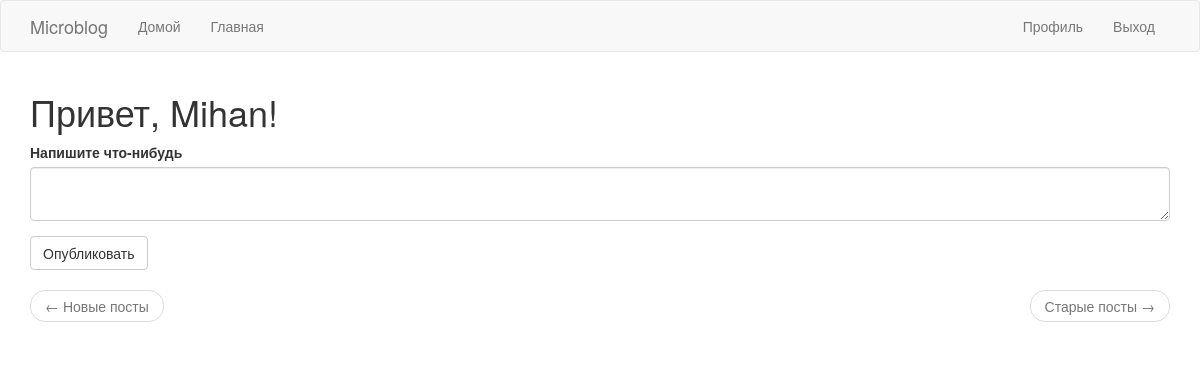
The app's page /index (signed in), older data.
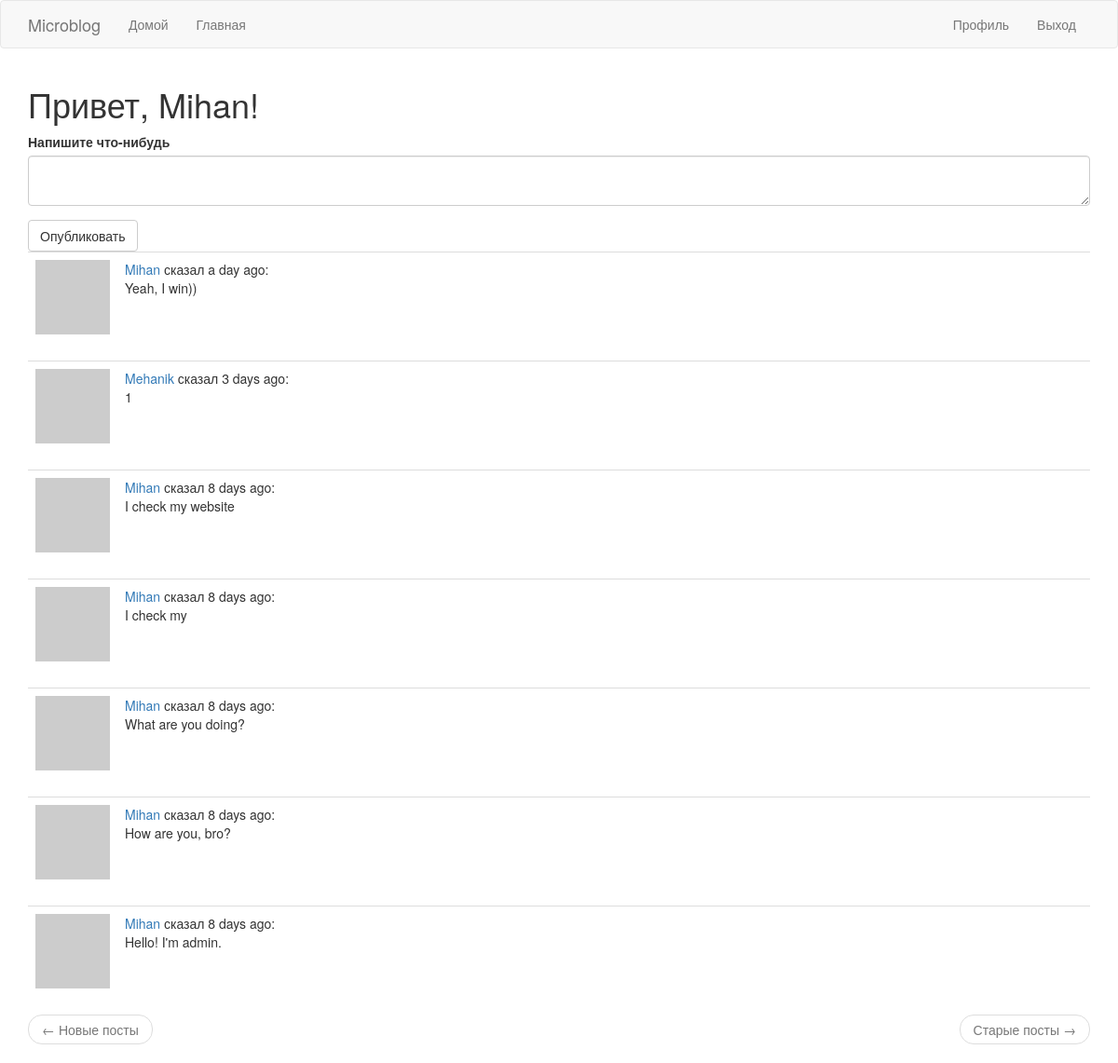
The same page, newer data.
### app/models.py (models this page shows, shortened)
class User(UserMixin, db.Model):  # таблица пользователей в БД
    id = db.Column(db.Integer, primary_key=True)
    username = db.Column(db.String(64), index=True, unique=True)
    email = db.Column(db.String(120), index=True, unique=True)
    password_hash = db.Column(db.String(128))
    posts = db.relationship('Post', backref='author', lazy='dynamic')
    about_me = db.Column(db.String(140))
    last_seen = db.Column(db.DateTime, default=datetime.utcnow)
    followed = db.relationship(
        'User', secondary=followers,  # secondary - таблица конфигураций
        primaryjoin=(followers.c.follower_id == id),  # условие связывающее с левой стороны(follower)
        secondaryjoin=(followers.c.followed_id == id),  # условие связывающее с правой стороны(followed)
        backref=db.backref('followers', lazy='dynamic'), lazy='dynamic'
    )
    def avatar(self, size):  # изображение аватара
        digest = md5(self.email.lower().encode(
            'utf-8')).hexdigest()  # конвертирование почты в нижний регистр, далее в 16-ю строку
        return 'https://www.gravatar.com/avatar/{}?d=identicon&s={}'.format(digest, size)
    def followed_posts(self):  # единый запрос БД
        followed = Post.query.join(  # объединение в таблицу ассоциаций подписчиков
            followers, (followers.c.followed_id == Post.user_id)).filter(
            followers.c.follower_id == self.id)  # фильтрация, чтобы вывести только тех за кем следит пользователь
        own = Post.query.filter_by(user_id=self.id)  # вывод своих постов
        return followed.union(own).order_by(
            Post.timestamp.desc())  # объединение 'followed' и 'own', а после сортировка по времени публикации

class Post(db.Model):  # таблица постов в БД
    id = db.Column(db.Integer, primary_key=True)
    body = db.Column(db.String(140))
    timestamp = db.Column(db.DateTime, index=True, default=datetime.utcnow)
    user_id = db.Column(db.Integer, db.ForeignKey('user.id'))

### app/main/routes.py (the view)
@bp.route('/', methods=['GET', 'POST'])
@bp.route('/index', methods=['GET', 'POST'])  # Отлавливание главной страницы
@login_required  # Функция защиты просмотра от незарегистрированнных пользователей
def index():  # логика главной страницы
    form = PostForm()  # создание формы публикации постов
    if form.validate_on_submit():  # проверка формы на пустоту и загрузка в БД
        post = Post(body=form.post.data, author=current_user)
        db.session.add(post)
        db.session.commit()
        flash('Ваш пост опубликован')
        return redirect(url_for('main.index'))
    page = request.args.get('page', 1, type=int)  # нумерация страниц
    posts = current_user.followed_posts().paginate(page, current_app.config['POSTS_PER_PAGE'],
                                                   False)  # отображение постов только от отслеживаемых
    next_url = url_for('main.index', page=posts.next_num) \
        if posts.has_next else None
    prev_url = url_for('main.index', page=posts.prev_num) \
        if posts.has_prev else None
    return render_template('index.html', title='Home Page', form=form, posts=posts.items, next_url=next_url,
                           prev_url=prev_url)

### app/main/forms.py
class PostForm(FlaskForm):  # форма для ввода нового сообщения
    post = TextAreaField('Напишите что-нибудь', validators=[DataRequired(), Length(min=1, max=140)])
    submit = SubmitField('Опубликовать')

### app/main/routes.py (called while the page is built)
@bp.before_request  # последняя активность пользователя
def before_request():  # логика последней активности пользователя
    if current_user.is_authenticated:  # проверка на авторизацию
        current_user.last_seen = datetime.utcnow()
        db.session.commit()

### app/models.py (called while the page is built)
@login.user_loader  # регистрирование пользовательского загрузчика
def load_user(id):
    return User.query.get(int(id))

### app/templates/index.html
{% extends "base.html" %}
{% import 'bootstrap/wtf.html' as wtf %}
{% block app_content %}
    <h1>Привет, {{ current_user.username }}!</h1>
    {% if form %}
    {{ wtf.quick_form(form) }}
    {% endif %}
    {% for post in posts %}
        {% include '_post.html' %}
    {% endfor %}
    <nav aria-label="...">
        <ul class="pager">
            <li class="previous{% if not prev_url %} disabled{% endif %}">
                <a href="{{ prev_url or '#' }}">
                    <span aria-hidden="true">&larr;</span> Новые посты
                </a>
            </li>
            <li class="next{% if not next_url %} disabled{% endif %}">
                <a href="{{ next_url or '#' }}">
                    Старые посты <span aria-hidden="true">&rarr;</span>
                </a>
            </li>
        </ul>
    </nav>
{% endblock %}

### app/templates/base.html (shortened to what this page needs)
{% extends 'bootstrap/base.html' %}
{% block navbar %}
    <nav class="navbar navbar-default">
        <div class="container">
            <div class="navbar-header">
                <a class="navbar-brand" href="{{ url_for('main.index') }}">Microblog</a>
            </div>
            <div class="collapse navbar-collapse" id="bs-example-navbar-collapse-1">
                <ul class="nav navbar-nav">
                    <li><a href="{{ url_for('main.index') }}">Домой</a></li>
                    <li><a href="{{ url_for('main.explore') }}">Главная</a></li>
                </ul>
                <ul class="nav navbar-nav navbar-right">
                    {% if current_user.is_anonymous %}
                    <li><a href="{{ url_for('auth.login') }}">Вход</a></li>
                    {% else %}
                    <li><a href="{{ url_for('main.user', username=current_user.username) }}">Профиль</a></li>
                    <li><a href="{{ url_for('auth.logout') }}">Выход</a></li>
                    {% endif %}
                </ul>
            </div>
        </div>
    </nav>
{% endblock %}
{% block content %}
    <div class="container">
        {% block app_content %}{% endblock %}
    </div>
{% endblock %}

### app/templates/_post.html
<table class="table table-hover">
  <tr valign="top">
      <td width="70px">
          <a href="{{ url_for('main.user', username=post.author.username) }}">
              <img src="{{ post.author.avatar(36) }}">
          </a>
      </td>
      <td>
          <a href="{{ url_for('main.user', username=post.author.username) }}">
              {{ post.author.username }}
          </a>
          сказал {{ moment(post.timestamp).fromNow() }}:
          <br>
          {{ post.body }}
      </td>
  </tr>
</table>

Row changes from the older to the newer data that the page shows:
added Post: author.username "Mihan", timestamp "a day ago", body "Yeah, I win))"
added Post: author.username "Mehanik", timestamp "3 days ago", body "1"
added Post: author.username "Mihan", timestamp "8 days ago", body "I check my website"
added Post: author.username "Mihan", timestamp "8 days ago", body "I check my"
added Post: author.username "Mihan", timestamp "8 days ago", body "What are you doing?"
added Post: author.username "Mihan", timestamp "8 days ago", body "How are you, bro?"
added Post: author.username "Mihan", timestamp "8 days ago", body "Hello! I'm admin."
